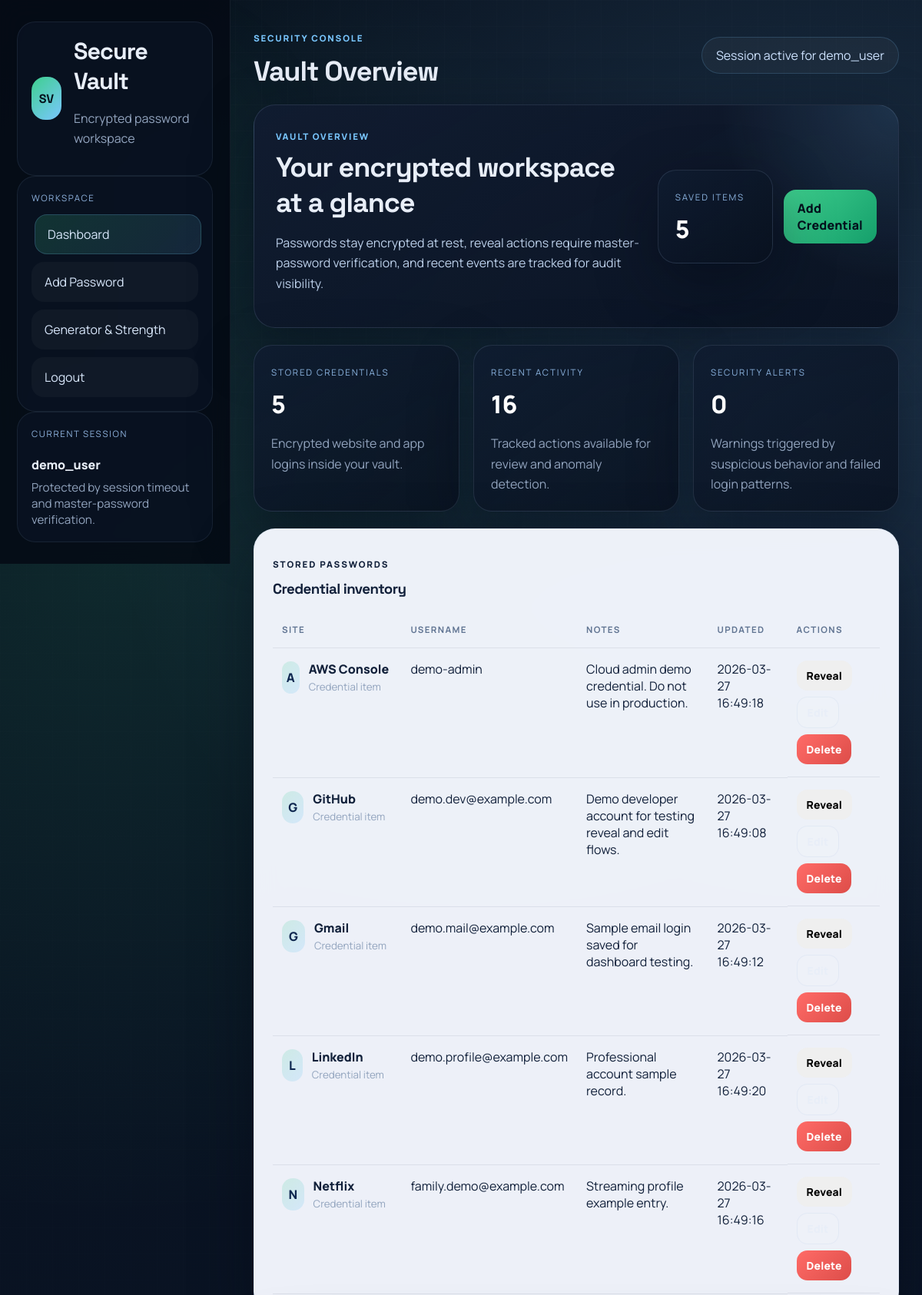
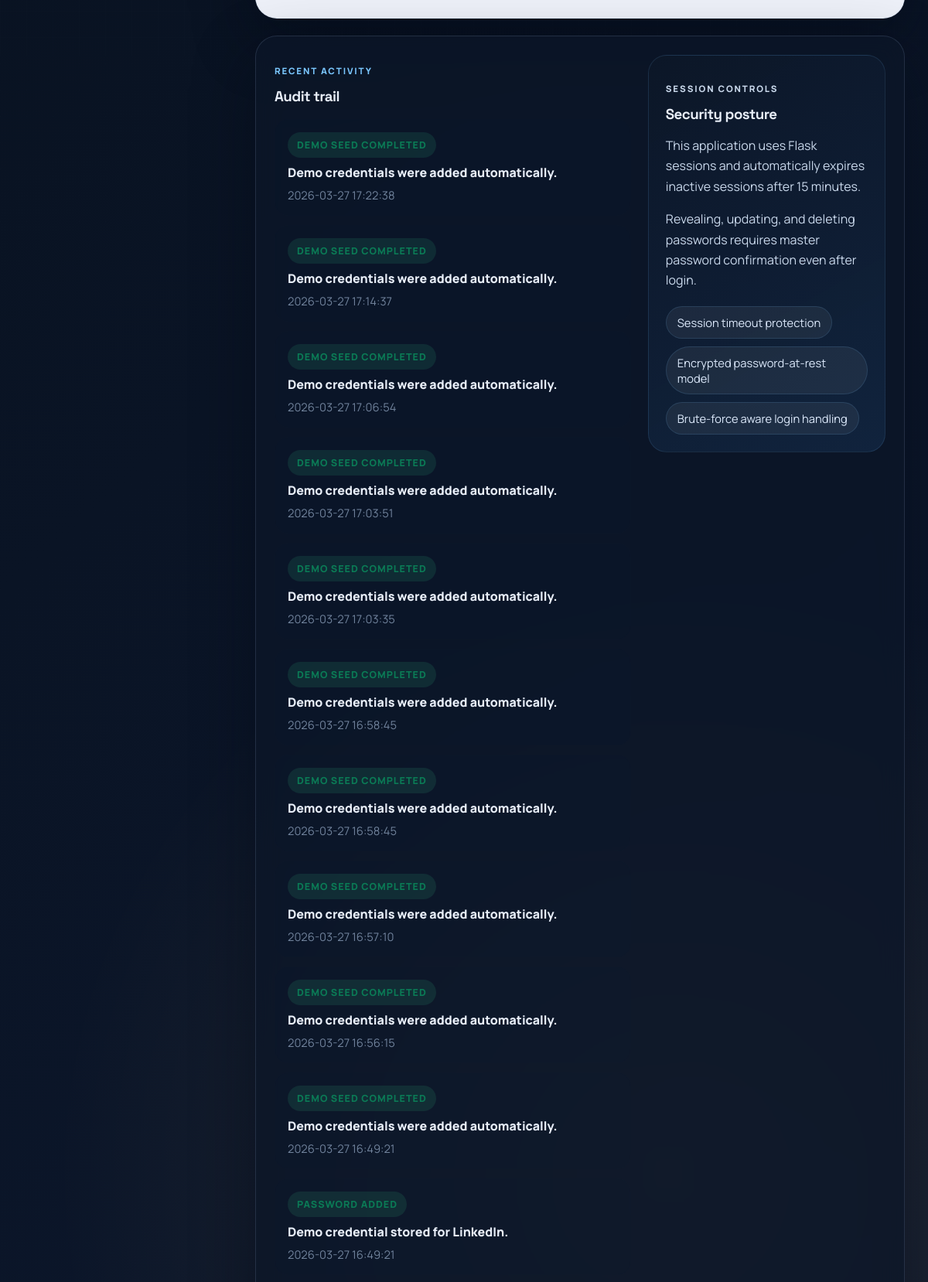
/dashboard (signed in, upper part), run on the app's committed database (2 pictures, top to bottom).
### tables this page shows
CREATE TABLE users (
                    id INTEGER PRIMARY KEY AUTOINCREMENT,
                    username TEXT NOT NULL UNIQUE,
                    password_hash BLOB NOT NULL,
                    encryption_salt BLOB NOT NULL,
                    failed_attempts INTEGER NOT NULL DEFAULT 0,
                    lockout_until TEXT,
                    created_at TEXT NOT NULL
                );

CREATE TABLE passwords (
                    id INTEGER PRIMARY KEY AUTOINCREMENT,
                    user_id INTEGER NOT NULL,
                    site TEXT NOT NULL,
                    username TEXT NOT NULL,
                    encrypted_password BLOB NOT NULL,
                    notes TEXT,
                    created_at TEXT NOT NULL,
                    updated_at TEXT NOT NULL,
                    FOREIGN KEY(user_id) REFERENCES users(id) ON DELETE CASCADE
                );

CREATE TABLE logs (
                    id INTEGER PRIMARY KEY AUTOINCREMENT,
                    user_id INTEGER,
                    action TEXT NOT NULL,
                    details TEXT,
                    timestamp TEXT NOT NULL,
                    FOREIGN KEY(user_id) REFERENCES users(id) ON DELETE SET NULL
                );

### backend/app.py (the view)
        @app.route("/dashboard")
        @login_required
        def dashboard():
            user_id = session["user_id"]
            return render_template(
                "dashboard.html",
                entries=self.db.get_passwords_for_user(user_id),
                logs=self.db.recent_logs(user_id),
                alerts=self.db.suspicious_events(user_id),
                active_page="dashboard",
            )

### backend/app.py (called while the page is built)
    def _touch_session(self) -> None:
        session.permanent = True
        session["last_seen"] = str(os.times())

### backend/models.py (called while the page is built, shortened)
def _utcnow() -> datetime:
    return datetime.now(timezone.utc)

    @contextmanager
    def connect(self):
        connection = sqlite3.connect(self.db_path)
        connection.row_factory = sqlite3.Row
        try:
            yield connection
            connection.commit()
        finally:
            connection.close()

    def get_user_by_id(self, user_id: int) -> Optional[sqlite3.Row]:
        with self.connect() as conn:
            return conn.execute("SELECT * FROM users WHERE id = ?", (user_id,)).fetchone()

    def get_passwords_for_user(self, user_id: int) -> List[sqlite3.Row]:
        with self.connect() as conn:
            return conn.execute(
                """
                SELECT id, site, username, notes, created_at, updated_at
                FROM passwords
                WHERE user_id = ?
                ORDER BY LOWER(site), LOWER(username)
                """,
                (user_id,),
            ).fetchall()

    def recent_logs(self, user_id: int, limit: int = 25) -> List[sqlite3.Row]:
        with self.connect() as conn:
            return conn.execute(
                """
                SELECT id, action, details, timestamp
                FROM logs
                WHERE user_id = ?
                ORDER BY timestamp DESC
                LIMIT ?
                """,
                (user_id, limit),
            ).fetchall()

    def recent_failed_login_count(self, user_id: int, minutes: int = 15) -> int:
        threshold = (_utcnow() - timedelta(minutes=minutes)).isoformat()
        with self.connect() as conn:
            row = conn.execute(
                """
                SELECT COUNT(*) AS total
                FROM logs
                WHERE user_id = ? AND action = 'LOGIN_FAILED' AND timestamp >= ?
                """,
                (user_id, threshold),
            ).fetchone()
        return int(row["total"]) if row else 0

    def suspicious_events(self, user_id: int) -> List[Dict[str, str]]:
        user = self.get_user_by_id(user_id)
        alerts: List[Dict[str, str]] = []
        if not user:
            return alerts
        failed_recently = self.recent_failed_login_count(user_id)
        recent_logs = self.recent_logs(user_id, limit=10)
        sensitive_views = sum(1 for log in recent_logs if log["action"] == "PASSWORD_VIEWED")
        return alerts

### frontend/templates/dashboard.html (shortened to what this page needs)
{% extends "base.html" %}
{% block page_heading %}Vault Overview{% endblock %}
{% block content %}
<section class="hero-banner">
    <div class="hero-banner-copy">
        <span class="eyebrow">Vault Overview</span>
        <h3>Your encrypted workspace at a glance</h3>
        <p>Passwords stay encrypted at rest, reveal actions require master-password verification, and recent events are tracked for audit visibility.</p>
    </div>
    <div class="hero-banner-actions">
        <div class="stat-card compact-stat">
            <span class="stat-label">Saved items</span>
            <strong>{{ entries|length }}</strong>
        </div>
        <a href="{{ url_for('add_password') }}" class="button primary">Add Credential</a>
    </div>
</section>
<section class="stats-grid">
    <article class="stat-card">
        <span class="stat-label">Stored Credentials</span>
        <strong>{{ entries|length }}</strong>
        <p>Encrypted website and app logins inside your vault.</p>
    </article>
    <article class="stat-card">
        <span class="stat-label">Recent Activity</span>
        <strong>{{ logs|length }}</strong>
        <p>Tracked actions available for review and anomaly detection.</p>
    </article>
    <article class="stat-card">
        <span class="stat-label">Security Alerts</span>
        <strong>{{ alerts|length }}</strong>
        <p>Warnings triggered by suspicious behavior and failed login patterns.</p>
    </article>
</section>
<section class="panel panel-strong">
    <div class="panel-head">
        <div>
            <p class="eyebrow">Stored Passwords</p>
            <h3>Credential inventory</h3>
        </div>
    </div>
    {% if entries %}
    <div class="table-wrap polished-table-wrap">
        <table class="vault-table">
            <thead>
                <tr>
                    <th>Site</th>
                    <th>Username</th>
                    <th>Notes</th>
                    <th>Updated</th>
                    <th>Actions</th>
                </tr>
            </thead>
            <tbody>
                {% for entry in entries %}
                <tr>
                    <td>
                        <div class="entry-site">
                            <span class="entry-badge">{{ entry.site[:1]|upper }}</span>
                            <div>
                                <strong>{{ entry.site }}</strong>
                                <small>Credential item</small>
                            </div>
                        </div>
                    </td>
                    <td>{{ entry.username }}</td>
                    <td>{{ entry.notes or 'No notes' }}</td>
                    <td>{{ entry.updated_at|datetime }}</td>
                    <td class="actions">
                        <button class="button small reveal-btn" data-entry-id="{{ entry.id }}" data-site="{{ entry.site }}">Reveal</button>
                        <a href="{{ url_for('edit_password', entry_id=entry.id) }}" class="button small secondary">Edit</a>
                        <button class="button small danger delete-btn" data-entry-id="{{ entry.id }}" data-site="{{ entry.site }}">Delete</button>
                    </td>
                </tr>
                {% endfor %}
            </tbody>
        </table>
    </div>
    {% endif %}
</section>
<section class="panel split-panel split-panel-uneven">
    <div>
        <div class="panel-head">
            <div>
                <p class="eyebrow">Recent Activity</p>
                <h3>Audit trail</h3>
            </div>
        </div>
        <ul class="log-list refined-log-list">
            {% for log in logs %}
            <li>
                <span class="log-pill">{{ log.action.replace('_', ' ') }}</span>
                <strong>{{ log.details or 'No details provided.' }}</strong>
                <time>{{ log.timestamp|datetime }}</time>
            </li>
            {% endfor %}
        </ul>
    </div>
    <div class="info-card premium-info-card">
        <p class="eyebrow">Session Controls</p>
        <h3>Security posture</h3>
        <p>This application uses Flask sessions and automatically expires inactive sessions after 15 minutes.</p>
        <p>Revealing, updating, and deleting passwords requires master password confirmation even after login.</p>
        <div class="mini-points">
            <span>Session timeout protection</span>
            <span>Encrypted password-at-rest model</span>
            <span>Brute-force aware login handling</span>
        </div>
    </div>
</section>
{% endblock %}

### frontend/templates/base.html (shortened to what this page needs)
<!DOCTYPE html>
<html lang="en">
<head>
    <link rel="stylesheet" href="{{ url_for('static', filename='styles.css') }}">
</head>
<body>
    <div class="page-shell">
        {% if session.get('user_id') %}
        <aside class="sidebar">
            <div class="sidebar-top">
                <div class="brand-mark">SV</div>
                <div>
                    <h1>Secure Vault</h1>
                    <p class="muted">Encrypted password workspace</p>
                </div>
            </div>
            <div class="sidebar-panel">
                <p class="sidebar-label">Workspace</p>
                <nav class="nav-links">
                    <a href="{{ url_for('dashboard') }}" class="{% if active_page == 'dashboard' %}active{% endif %}">Dashboard</a>
                    <a href="{{ url_for('add_password') }}" class="{% if active_page == 'add' %}active{% endif %}">Add Password</a>
                    <a href="{{ url_for('tools') }}" class="{% if active_page == 'tools' %}active{% endif %}">Generator & Strength</a>
                    <a href="{{ url_for('logout') }}">Logout</a>
                </nav>
            </div>
            <div class="sidebar-footer">
                <p class="sidebar-label">Current Session</p>
                <strong>{{ session.get('username') }}</strong>
                <span>Protected by session timeout and master-password verification.</span>
            </div>
        </aside>
        {% endif %}
        <main class="content {% if not session.get('user_id') %}auth-layout{% endif %}">
            {% if session.get('user_id') %}
            <header class="topbar">
                <div>
                    <p class="eyebrow">Security Console</p>
                    <h2>{% block page_heading %}Professional Password Control{% endblock %}</h2>
                </div>
                <div class="topbar-chip">Session active for {{ session.get('username') }}</div>
            </header>
            {% endif %}
            {% block content %}{% endblock %}
        </main>
    </div>
</body>
</html>

### data on the page
users: get "demo_user"
passwords: site "A", site "AWS Console", username "demo-admin", notes "Cloud admin demo credential. Do not use in production.", updated_at "2026-03-27 16:49:18"
passwords: site "G", site "GitHub", username "demo.dev@example.com", notes "Demo developer account for testing reveal and edit flows.", updated_at "2026-03-27 16:49:08"
passwords: site "G", site "Gmail", username "demo.mail@example.com", notes "Sample email login saved for dashboard testing.", updated_at "2026-03-27 16:49:12"
passwords: site "L", site "LinkedIn", username "demo.profile@example.com", notes "Professional account sample record.", updated_at "2026-03-27 16:49:20"
passwords: site "N", site "Netflix", username "family.demo@example.com", notes "Streaming profile example entry.", updated_at "2026-03-27 16:49:16"
logs: action.replace "DEMO SEED COMPLETED", details "Demo credentials were added automatically.", timestamp "2026-03-27 17:22:38"
logs: action.replace "DEMO SEED COMPLETED", details "Demo credentials were added automatically.", timestamp "2026-03-27 17:14:37"
logs: action.replace "DEMO SEED COMPLETED", details "Demo credentials were added automatically.", timestamp "2026-03-27 17:06:54"
logs: action.replace "DEMO SEED COMPLETED", details "Demo credentials were added automatically.", timestamp "2026-03-27 17:03:51"
logs: action.replace "DEMO SEED COMPLETED", details "Demo credentials were added automatically.", timestamp "2026-03-27 17:03:35"
logs: action.replace "DEMO SEED COMPLETED", details "Demo credentials were added automatically.", timestamp "2026-03-27 16:58:45"
logs: action.replace "DEMO SEED COMPLETED", details "Demo credentials were added automatically.", timestamp "2026-03-27 16:58:45"
logs: action.replace "DEMO SEED COMPLETED", details "Demo credentials were added automatically.", timestamp "2026-03-27 16:57:10"
logs: action.replace "DEMO SEED COMPLETED", details "Demo credentials were added automatically.", timestamp "2026-03-27 16:56:15"
logs: action.replace "DEMO SEED COMPLETED", details "Demo credentials were added automatically.", timestamp "2026-03-27 16:49:21"
logs: action.replace "PASSWORD ADDED", details "Demo credential stored for LinkedIn.", timestamp "2026-03-27 16:49:21"

### other printed values
{{ entries|length }} "5"
{{ logs|length }} "16"
{{ alerts|length }} "0"
